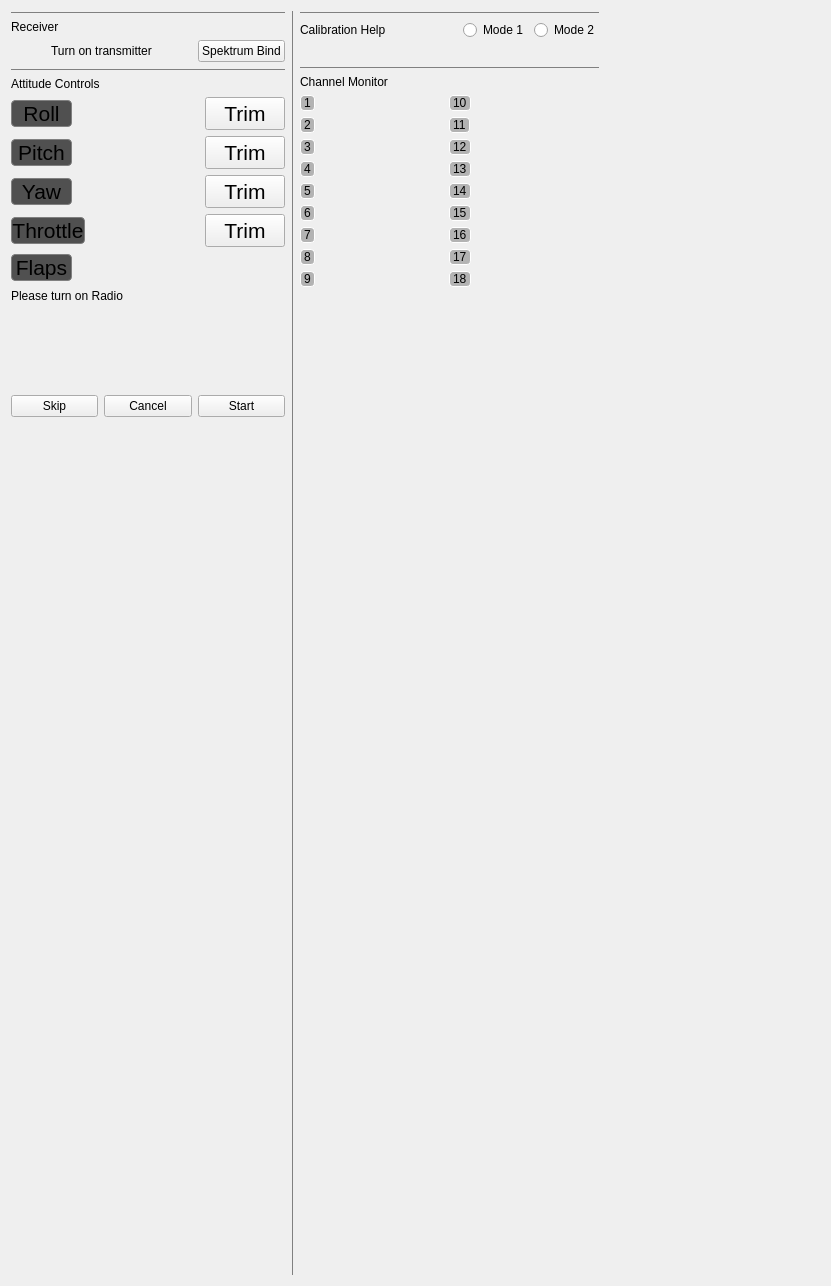
<?xml version="1.0" encoding="UTF-8"?>
<ui version="4.0">
 <class>PX4RCCalibration</class>
 <widget class="QWidget" name="PX4RCCalibration">
  <property name="geometry">
   <rect>
    <x>0</x>
    <y>0</y>
    <width>831</width>
    <height>1286</height>
   </rect>
  </property>
  <property name="sizePolicy">
   <sizepolicy hsizetype="Preferred" vsizetype="Preferred">
    <horstretch>0</horstretch>
    <verstretch>0</verstretch>
   </sizepolicy>
  </property>
  <property name="windowTitle">
   <string>Form</string>
  </property>
  <layout class="QHBoxLayout" name="horizontalLayout_2">
   <item>
    <layout class="QVBoxLayout" name="verticalLayout_9">
     <item>
      <widget class="Line" name="line">
       <property name="styleSheet">
        <string notr="true">color: rgb(128, 128, 128);</string>
       </property>
       <property name="frameShadow">
        <enum>QFrame::Plain</enum>
       </property>
       <property name="lineWidth">
        <number>1</number>
       </property>
       <property name="midLineWidth">
        <number>0</number>
       </property>
       <property name="orientation">
        <enum>Qt::Horizontal</enum>
       </property>
      </widget>
     </item>
     <item>
      <widget class="QLabel" name="label_2">
       <property name="text">
        <string>Receiver</string>
       </property>
      </widget>
     </item>
     <item>
      <layout class="QHBoxLayout" name="receiverLayout">
       <item>
        <spacer name="horizontalSpacer">
         <property name="orientation">
          <enum>Qt::Horizontal</enum>
         </property>
         <property name="sizeType">
          <enum>QSizePolicy::Fixed</enum>
         </property>
         <property name="sizeHint" stdset="0">
          <size>
           <width>40</width>
           <height>20</height>
          </size>
         </property>
        </spacer>
       </item>
       <item>
        <widget class="QLabel" name="receiverInfo">
         <property name="text">
          <string>Turn on transmitter</string>
         </property>
        </widget>
       </item>
       <item>
        <spacer name="horizontalSpacer_2">
         <property name="orientation">
          <enum>Qt::Horizontal</enum>
         </property>
         <property name="sizeHint" stdset="0">
          <size>
           <width>40</width>
           <height>20</height>
          </size>
         </property>
        </spacer>
       </item>
       <item>
        <widget class="QPushButton" name="spektrumBind">
         <property name="text">
          <string>Spektrum Bind</string>
         </property>
        </widget>
       </item>
      </layout>
     </item>
     <item>
      <widget class="Line" name="line_2">
       <property name="styleSheet">
        <string notr="true">color: rgb(128, 128, 128);</string>
       </property>
       <property name="frameShadow">
        <enum>QFrame::Plain</enum>
       </property>
       <property name="lineWidth">
        <number>1</number>
       </property>
       <property name="orientation">
        <enum>Qt::Horizontal</enum>
       </property>
      </widget>
     </item>
     <item>
      <widget class="QLabel" name="label">
       <property name="text">
        <string>Attitude Controls</string>
       </property>
      </widget>
     </item>
     <item>
      <layout class="QGridLayout" name="gridLayout">
       <item row="1" column="0">
        <widget class="QLabel" name="label_5">
         <property name="sizePolicy">
          <sizepolicy hsizetype="Fixed" vsizetype="Fixed">
           <horstretch>0</horstretch>
           <verstretch>0</verstretch>
          </sizepolicy>
         </property>
         <property name="minimumSize">
          <size>
           <width>61</width>
           <height>24</height>
          </size>
         </property>
         <property name="font">
          <font>
           <pointsize>16</pointsize>
          </font>
         </property>
         <property name="styleSheet">
          <string notr="true">border: 1px solid rgb(128, 128, 128);
border-radius: 4px;
background-color: rgb(80, 80, 80);s</string>
         </property>
         <property name="text">
          <string>Pitch</string>
         </property>
         <property name="alignment">
          <set>Qt::AlignCenter</set>
         </property>
        </widget>
       </item>
       <item row="0" column="1">
        <widget class="RCValueWidget" name="rollValue" native="true">
         <property name="minimumSize">
          <size>
           <width>0</width>
           <height>30</height>
          </size>
         </property>
         <property name="maximumSize">
          <size>
           <width>400</width>
           <height>16777215</height>
          </size>
         </property>
        </widget>
       </item>
       <item row="1" column="1">
        <widget class="RCValueWidget" name="pitchValue" native="true">
         <property name="minimumSize">
          <size>
           <width>0</width>
           <height>30</height>
          </size>
         </property>
        </widget>
       </item>
       <item row="2" column="2">
        <widget class="QPushButton" name="yawTrim">
         <property name="sizePolicy">
          <sizepolicy hsizetype="Fixed" vsizetype="Fixed">
           <horstretch>0</horstretch>
           <verstretch>0</verstretch>
          </sizepolicy>
         </property>
         <property name="minimumSize">
          <size>
           <width>45</width>
           <height>0</height>
          </size>
         </property>
         <property name="font">
          <font>
           <pointsize>16</pointsize>
          </font>
         </property>
         <property name="styleSheet">
          <string notr="true"/>
         </property>
         <property name="text">
          <string>Trim</string>
         </property>
        </widget>
       </item>
       <item row="3" column="0">
        <widget class="QLabel" name="label_7">
         <property name="sizePolicy">
          <sizepolicy hsizetype="Fixed" vsizetype="Fixed">
           <horstretch>0</horstretch>
           <verstretch>0</verstretch>
          </sizepolicy>
         </property>
         <property name="minimumSize">
          <size>
           <width>61</width>
           <height>24</height>
          </size>
         </property>
         <property name="font">
          <font>
           <pointsize>16</pointsize>
          </font>
         </property>
         <property name="styleSheet">
          <string notr="true">border: 1px solid rgb(128, 128, 128);
border-radius: 4px;
background-color: rgb(80, 80, 80);s</string>
         </property>
         <property name="text">
          <string>Throttle</string>
         </property>
         <property name="alignment">
          <set>Qt::AlignCenter</set>
         </property>
        </widget>
       </item>
       <item row="0" column="2">
        <widget class="QPushButton" name="rollTrim">
         <property name="sizePolicy">
          <sizepolicy hsizetype="Fixed" vsizetype="Fixed">
           <horstretch>0</horstretch>
           <verstretch>0</verstretch>
          </sizepolicy>
         </property>
         <property name="minimumSize">
          <size>
           <width>45</width>
           <height>0</height>
          </size>
         </property>
         <property name="font">
          <font>
           <pointsize>16</pointsize>
          </font>
         </property>
         <property name="styleSheet">
          <string notr="true"/>
         </property>
         <property name="text">
          <string>Trim</string>
         </property>
         <property name="flat">
          <bool>false</bool>
         </property>
        </widget>
       </item>
       <item row="3" column="2">
        <widget class="QPushButton" name="throttleTrim">
         <property name="sizePolicy">
          <sizepolicy hsizetype="Fixed" vsizetype="Fixed">
           <horstretch>0</horstretch>
           <verstretch>0</verstretch>
          </sizepolicy>
         </property>
         <property name="minimumSize">
          <size>
           <width>45</width>
           <height>0</height>
          </size>
         </property>
         <property name="font">
          <font>
           <pointsize>16</pointsize>
          </font>
         </property>
         <property name="styleSheet">
          <string notr="true"/>
         </property>
         <property name="text">
          <string>Trim</string>
         </property>
        </widget>
       </item>
       <item row="1" column="2">
        <widget class="QPushButton" name="pitchTrim">
         <property name="sizePolicy">
          <sizepolicy hsizetype="Fixed" vsizetype="Fixed">
           <horstretch>0</horstretch>
           <verstretch>0</verstretch>
          </sizepolicy>
         </property>
         <property name="minimumSize">
          <size>
           <width>45</width>
           <height>0</height>
          </size>
         </property>
         <property name="font">
          <font>
           <pointsize>16</pointsize>
          </font>
         </property>
         <property name="styleSheet">
          <string notr="true"/>
         </property>
         <property name="text">
          <string>Trim</string>
         </property>
        </widget>
       </item>
       <item row="2" column="1">
        <widget class="RCValueWidget" name="yawValue" native="true">
         <property name="minimumSize">
          <size>
           <width>0</width>
           <height>30</height>
          </size>
         </property>
        </widget>
       </item>
       <item row="3" column="1">
        <widget class="RCValueWidget" name="throttleValue" native="true">
         <property name="minimumSize">
          <size>
           <width>0</width>
           <height>30</height>
          </size>
         </property>
        </widget>
       </item>
       <item row="2" column="0">
        <widget class="QLabel" name="label_6">
         <property name="sizePolicy">
          <sizepolicy hsizetype="Fixed" vsizetype="Fixed">
           <horstretch>0</horstretch>
           <verstretch>0</verstretch>
          </sizepolicy>
         </property>
         <property name="minimumSize">
          <size>
           <width>61</width>
           <height>24</height>
          </size>
         </property>
         <property name="font">
          <font>
           <pointsize>16</pointsize>
          </font>
         </property>
         <property name="styleSheet">
          <string notr="true">border: 1px solid rgb(128, 128, 128);
border-radius: 4px;
background-color: rgb(80, 80, 80);s</string>
         </property>
         <property name="text">
          <string>Yaw</string>
         </property>
         <property name="alignment">
          <set>Qt::AlignCenter</set>
         </property>
        </widget>
       </item>
       <item row="0" column="0">
        <widget class="QLabel" name="label_4">
         <property name="sizePolicy">
          <sizepolicy hsizetype="Fixed" vsizetype="Fixed">
           <horstretch>0</horstretch>
           <verstretch>0</verstretch>
          </sizepolicy>
         </property>
         <property name="minimumSize">
          <size>
           <width>61</width>
           <height>24</height>
          </size>
         </property>
         <property name="font">
          <font>
           <pointsize>16</pointsize>
          </font>
         </property>
         <property name="styleSheet">
          <string notr="true">border: 1px solid rgb(128, 128, 128);
border-radius: 4px;
background-color: rgb(80, 80, 80);s</string>
         </property>
         <property name="text">
          <string>Roll</string>
         </property>
         <property name="alignment">
          <set>Qt::AlignCenter</set>
         </property>
        </widget>
       </item>
       <item row="4" column="0">
        <widget class="QLabel" name="label_8">
         <property name="sizePolicy">
          <sizepolicy hsizetype="Fixed" vsizetype="Fixed">
           <horstretch>0</horstretch>
           <verstretch>0</verstretch>
          </sizepolicy>
         </property>
         <property name="minimumSize">
          <size>
           <width>61</width>
           <height>24</height>
          </size>
         </property>
         <property name="font">
          <font>
           <pointsize>16</pointsize>
          </font>
         </property>
         <property name="styleSheet">
          <string notr="true">border: 1px solid rgb(128, 128, 128);
border-radius: 4px;
background-color: rgb(80, 80, 80);s</string>
         </property>
         <property name="text">
          <string>Flaps</string>
         </property>
         <property name="alignment">
          <set>Qt::AlignCenter</set>
         </property>
        </widget>
       </item>
       <item row="4" column="1">
        <widget class="RCValueWidget" name="flapsValue" native="true">
         <property name="minimumSize">
          <size>
           <width>0</width>
           <height>30</height>
          </size>
         </property>
        </widget>
       </item>
      </layout>
     </item>
     <item>
      <widget class="QLabel" name="rcCalStatus">
       <property name="sizePolicy">
        <sizepolicy hsizetype="Expanding" vsizetype="Fixed">
         <horstretch>0</horstretch>
         <verstretch>0</verstretch>
        </sizepolicy>
       </property>
       <property name="minimumSize">
        <size>
         <width>0</width>
         <height>100</height>
        </size>
       </property>
       <property name="text">
        <string>Please turn on Radio</string>
       </property>
       <property name="alignment">
        <set>Qt::AlignLeading|Qt::AlignLeft|Qt::AlignTop</set>
       </property>
       <property name="wordWrap">
        <bool>true</bool>
       </property>
      </widget>
     </item>
     <item>
      <layout class="QHBoxLayout" name="horizontalLayout">
       <item>
        <widget class="QPushButton" name="rcCalSkip">
         <property name="text">
          <string>Skip</string>
         </property>
        </widget>
       </item>
       <item>
        <widget class="QPushButton" name="rcCalCancel">
         <property name="text">
          <string>Cancel</string>
         </property>
        </widget>
       </item>
       <item>
        <widget class="QPushButton" name="rcCalNext">
         <property name="styleSheet">
          <string notr="true">s</string>
         </property>
         <property name="text">
          <string>Start</string>
         </property>
        </widget>
       </item>
      </layout>
     </item>
     <item>
      <spacer name="verticalSpacer_3">
       <property name="orientation">
        <enum>Qt::Vertical</enum>
       </property>
       <property name="sizeHint" stdset="0">
        <size>
         <width>20</width>
         <height>60</height>
        </size>
       </property>
      </spacer>
     </item>
    </layout>
   </item>
   <item>
    <widget class="Line" name="line_4">
     <property name="styleSheet">
      <string notr="true">color: rgb(128, 128, 128);</string>
     </property>
     <property name="frameShadow">
      <enum>QFrame::Plain</enum>
     </property>
     <property name="orientation">
      <enum>Qt::Vertical</enum>
     </property>
    </widget>
   </item>
   <item>
    <layout class="QVBoxLayout" name="panelRight">
     <item>
      <widget class="Line" name="line_5">
       <property name="styleSheet">
        <string notr="true">color: rgb(128, 128, 128);</string>
       </property>
       <property name="frameShadow">
        <enum>QFrame::Plain</enum>
       </property>
       <property name="orientation">
        <enum>Qt::Horizontal</enum>
       </property>
      </widget>
     </item>
     <item>
      <layout class="QHBoxLayout" name="horizontalLayout_3">
       <property name="spacing">
        <number>-1</number>
       </property>
       <property name="sizeConstraint">
        <enum>QLayout::SetDefaultConstraint</enum>
       </property>
       <property name="leftMargin">
        <number>0</number>
       </property>
       <property name="topMargin">
        <number>0</number>
       </property>
       <item>
        <widget class="QLabel" name="label_3">
         <property name="text">
          <string>Calibration Help</string>
         </property>
        </widget>
       </item>
       <item>
        <widget class="QRadioButton" name="mode1">
         <property name="sizePolicy">
          <sizepolicy hsizetype="Fixed" vsizetype="Fixed">
           <horstretch>0</horstretch>
           <verstretch>0</verstretch>
          </sizepolicy>
         </property>
         <property name="text">
          <string>Mode 1</string>
         </property>
        </widget>
       </item>
       <item>
        <widget class="QRadioButton" name="mode2">
         <property name="sizePolicy">
          <sizepolicy hsizetype="Fixed" vsizetype="Fixed">
           <horstretch>0</horstretch>
           <verstretch>0</verstretch>
          </sizepolicy>
         </property>
         <property name="text">
          <string>Mode 2</string>
         </property>
        </widget>
       </item>
      </layout>
     </item>
     <item>
      <widget class="QLabel" name="radioIcon">
       <property name="sizePolicy">
        <sizepolicy hsizetype="Preferred" vsizetype="Fixed">
         <horstretch>0</horstretch>
         <verstretch>0</verstretch>
        </sizepolicy>
       </property>
       <property name="maximumSize">
        <size>
         <width>16777215</width>
         <height>195</height>
        </size>
       </property>
       <property name="text">
        <string/>
       </property>
       <property name="pixmap">
        <pixmap>:/files/images/px4/calibration/radioCenter.png</pixmap>
       </property>
       <property name="alignment">
        <set>Qt::AlignCenter</set>
       </property>
      </widget>
     </item>
     <item>
      <widget class="Line" name="line_3">
       <property name="styleSheet">
        <string notr="true">color: rgb(128, 128, 128);</string>
       </property>
       <property name="frameShadow">
        <enum>QFrame::Plain</enum>
       </property>
       <property name="lineWidth">
        <number>1</number>
       </property>
       <property name="orientation">
        <enum>Qt::Horizontal</enum>
       </property>
      </widget>
     </item>
     <item>
      <widget class="QLabel" name="monitorLabel">
       <property name="sizePolicy">
        <sizepolicy hsizetype="Preferred" vsizetype="Fixed">
         <horstretch>0</horstretch>
         <verstretch>0</verstretch>
        </sizepolicy>
       </property>
       <property name="text">
        <string>Channel Monitor</string>
       </property>
      </widget>
     </item>
     <item>
      <layout class="QHBoxLayout" name="channelMontitor">
       <item>
        <layout class="QGridLayout" name="channelGroup1">
         <item row="8" column="0">
          <widget class="QLabel" name="channel9Label">
           <property name="sizePolicy">
            <sizepolicy hsizetype="Fixed" vsizetype="Preferred">
             <horstretch>0</horstretch>
             <verstretch>0</verstretch>
            </sizepolicy>
           </property>
           <property name="styleSheet">
            <string notr="true">border: 1px solid white;
border-radius: 4px;
background-color: rgb(179, 179, 179);</string>
           </property>
           <property name="text">
            <string>9</string>
           </property>
          </widget>
         </item>
         <item row="1" column="0">
          <widget class="QLabel" name="channel2Label">
           <property name="sizePolicy">
            <sizepolicy hsizetype="Fixed" vsizetype="Preferred">
             <horstretch>0</horstretch>
             <verstretch>0</verstretch>
            </sizepolicy>
           </property>
           <property name="styleSheet">
            <string notr="true">border: 1px solid white;
border-radius: 4px;
background-color: rgb(179, 179, 179);</string>
           </property>
           <property name="text">
            <string>2</string>
           </property>
          </widget>
         </item>
         <item row="6" column="0">
          <widget class="QLabel" name="channel7Label">
           <property name="sizePolicy">
            <sizepolicy hsizetype="Fixed" vsizetype="Preferred">
             <horstretch>0</horstretch>
             <verstretch>0</verstretch>
            </sizepolicy>
           </property>
           <property name="styleSheet">
            <string notr="true">border: 1px solid white;
border-radius: 4px;
background-color: rgb(179, 179, 179);</string>
           </property>
           <property name="text">
            <string>7</string>
           </property>
          </widget>
         </item>
         <item row="7" column="0">
          <widget class="QLabel" name="channel8Label">
           <property name="sizePolicy">
            <sizepolicy hsizetype="Fixed" vsizetype="Preferred">
             <horstretch>0</horstretch>
             <verstretch>0</verstretch>
            </sizepolicy>
           </property>
           <property name="styleSheet">
            <string notr="true">border: 1px solid white;
border-radius: 4px;
background-color: rgb(179, 179, 179);</string>
           </property>
           <property name="text">
            <string>8</string>
           </property>
          </widget>
         </item>
         <item row="4" column="0">
          <widget class="QLabel" name="channel5Label">
           <property name="sizePolicy">
            <sizepolicy hsizetype="Fixed" vsizetype="Preferred">
             <horstretch>0</horstretch>
             <verstretch>0</verstretch>
            </sizepolicy>
           </property>
           <property name="styleSheet">
            <string notr="true">border: 1px solid white;
border-radius: 4px;
background-color: rgb(179, 179, 179);</string>
           </property>
           <property name="text">
            <string>5</string>
           </property>
          </widget>
         </item>
         <item row="0" column="0">
          <widget class="QLabel" name="channel1Label">
           <property name="sizePolicy">
            <sizepolicy hsizetype="Fixed" vsizetype="Preferred">
             <horstretch>0</horstretch>
             <verstretch>0</verstretch>
            </sizepolicy>
           </property>
           <property name="styleSheet">
            <string notr="true">border: 1px solid white;
border-radius: 4px;
background-color: rgb(179, 179, 179);</string>
           </property>
           <property name="text">
            <string>1</string>
           </property>
          </widget>
         </item>
         <item row="3" column="0">
          <widget class="QLabel" name="channel4Label">
           <property name="sizePolicy">
            <sizepolicy hsizetype="Fixed" vsizetype="Preferred">
             <horstretch>0</horstretch>
             <verstretch>0</verstretch>
            </sizepolicy>
           </property>
           <property name="styleSheet">
            <string notr="true">border: 1px solid white;
border-radius: 4px;
background-color: rgb(179, 179, 179);</string>
           </property>
           <property name="text">
            <string>4</string>
           </property>
          </widget>
         </item>
         <item row="5" column="0">
          <widget class="QLabel" name="channel6Label">
           <property name="sizePolicy">
            <sizepolicy hsizetype="Fixed" vsizetype="Preferred">
             <horstretch>0</horstretch>
             <verstretch>0</verstretch>
            </sizepolicy>
           </property>
           <property name="styleSheet">
            <string notr="true">border: 1px solid white;
border-radius: 4px;
background-color: rgb(179, 179, 179);</string>
           </property>
           <property name="text">
            <string>6</string>
           </property>
          </widget>
         </item>
         <item row="2" column="0">
          <widget class="QLabel" name="channel3Label">
           <property name="sizePolicy">
            <sizepolicy hsizetype="Fixed" vsizetype="Preferred">
             <horstretch>0</horstretch>
             <verstretch>0</verstretch>
            </sizepolicy>
           </property>
           <property name="styleSheet">
            <string notr="true">border: 1px solid white;
border-radius: 4px;
background-color: rgb(179, 179, 179);</string>
           </property>
           <property name="text">
            <string>3</string>
           </property>
          </widget>
         </item>
         <item row="0" column="1">
          <widget class="RCValueWidget" name="channel1Value" native="true">
           <property name="sizePolicy">
            <sizepolicy hsizetype="Fixed" vsizetype="Preferred">
             <horstretch>0</horstretch>
             <verstretch>0</verstretch>
            </sizepolicy>
           </property>
           <property name="minimumSize">
            <size>
             <width>122</width>
             <height>0</height>
            </size>
           </property>
          </widget>
         </item>
         <item row="1" column="1">
          <widget class="RCValueWidget" name="channel2Value" native="true">
           <property name="minimumSize">
            <size>
             <width>122</width>
             <height>0</height>
            </size>
           </property>
          </widget>
         </item>
         <item row="2" column="1">
          <widget class="RCValueWidget" name="channel3Value" native="true">
           <property name="minimumSize">
            <size>
             <width>122</width>
             <height>0</height>
            </size>
           </property>
          </widget>
         </item>
         <item row="3" column="1">
          <widget class="RCValueWidget" name="channel4Value" native="true">
           <property name="minimumSize">
            <size>
             <width>122</width>
             <height>0</height>
            </size>
           </property>
          </widget>
         </item>
         <item row="4" column="1">
          <widget class="RCValueWidget" name="channel5Value" native="true">
           <property name="minimumSize">
            <size>
             <width>122</width>
             <height>0</height>
            </size>
           </property>
          </widget>
         </item>
         <item row="5" column="1">
          <widget class="RCValueWidget" name="channel6Value" native="true">
           <property name="minimumSize">
            <size>
             <width>122</width>
             <height>0</height>
            </size>
           </property>
          </widget>
         </item>
         <item row="6" column="1">
          <widget class="RCValueWidget" name="channel7Value" native="true">
           <property name="minimumSize">
            <size>
             <width>122</width>
             <height>0</height>
            </size>
           </property>
          </widget>
         </item>
         <item row="7" column="1">
          <widget class="RCValueWidget" name="channel8Value" native="true">
           <property name="minimumSize">
            <size>
             <width>122</width>
             <height>0</height>
            </size>
           </property>
          </widget>
         </item>
         <item row="8" column="1">
          <widget class="RCValueWidget" name="channel9Value" native="true">
           <property name="minimumSize">
            <size>
             <width>122</width>
             <height>0</height>
            </size>
           </property>
          </widget>
         </item>
        </layout>
       </item>
       <item>
        <layout class="QGridLayout" name="channelGroup2">
         <item row="8" column="1">
          <widget class="RCValueWidget" name="channel18Value" native="true">
           <property name="minimumSize">
            <size>
             <width>122</width>
             <height>0</height>
            </size>
           </property>
          </widget>
         </item>
         <item row="8" column="0">
          <widget class="QLabel" name="channel18Label">
           <property name="sizePolicy">
            <sizepolicy hsizetype="Fixed" vsizetype="Preferred">
             <horstretch>0</horstretch>
             <verstretch>0</verstretch>
            </sizepolicy>
           </property>
           <property name="styleSheet">
            <string notr="true">border: 1px solid white;
border-radius: 4px;
background-color: rgb(179, 179, 179);</string>
           </property>
           <property name="text">
            <string>18</string>
           </property>
          </widget>
         </item>
         <item row="0" column="0">
          <widget class="QLabel" name="channel10Label">
           <property name="sizePolicy">
            <sizepolicy hsizetype="Fixed" vsizetype="Preferred">
             <horstretch>0</horstretch>
             <verstretch>0</verstretch>
            </sizepolicy>
           </property>
           <property name="styleSheet">
            <string notr="true">border: 1px solid white;
border-radius: 4px;
background-color: rgb(179, 179, 179);</string>
           </property>
           <property name="text">
            <string>10</string>
           </property>
          </widget>
         </item>
         <item row="5" column="0">
          <widget class="QLabel" name="channel15Label">
           <property name="sizePolicy">
            <sizepolicy hsizetype="Fixed" vsizetype="Preferred">
             <horstretch>0</horstretch>
             <verstretch>0</verstretch>
            </sizepolicy>
           </property>
           <property name="styleSheet">
            <string notr="true">border: 1px solid white;
border-radius: 4px;
background-color: rgb(179, 179, 179);</string>
           </property>
           <property name="text">
            <string>15</string>
           </property>
          </widget>
         </item>
         <item row="3" column="0">
          <widget class="QLabel" name="channel13Label">
           <property name="sizePolicy">
            <sizepolicy hsizetype="Fixed" vsizetype="Preferred">
             <horstretch>0</horstretch>
             <verstretch>0</verstretch>
            </sizepolicy>
           </property>
           <property name="styleSheet">
            <string notr="true">border: 1px solid white;
border-radius: 4px;
background-color: rgb(179, 179, 179);</string>
           </property>
           <property name="text">
            <string>13</string>
           </property>
          </widget>
         </item>
         <item row="7" column="0">
          <widget class="QLabel" name="channel17Label">
           <property name="sizePolicy">
            <sizepolicy hsizetype="Fixed" vsizetype="Preferred">
             <horstretch>0</horstretch>
             <verstretch>0</verstretch>
            </sizepolicy>
           </property>
           <property name="styleSheet">
            <string notr="true">border: 1px solid white;
border-radius: 4px;
background-color: rgb(179, 179, 179);</string>
           </property>
           <property name="text">
            <string>17</string>
           </property>
          </widget>
         </item>
         <item row="1" column="0">
          <widget class="QLabel" name="channel11Label">
           <property name="sizePolicy">
            <sizepolicy hsizetype="Fixed" vsizetype="Preferred">
             <horstretch>0</horstretch>
             <verstretch>0</verstretch>
            </sizepolicy>
           </property>
           <property name="styleSheet">
            <string notr="true">border: 1px solid white;
border-radius: 4px;
background-color: rgb(179, 179, 179);</string>
           </property>
           <property name="text">
            <string>11</string>
           </property>
          </widget>
         </item>
         <item row="4" column="0">
          <widget class="QLabel" name="channel14Label">
           <property name="sizePolicy">
            <sizepolicy hsizetype="Fixed" vsizetype="Preferred">
             <horstretch>0</horstretch>
             <verstretch>0</verstretch>
            </sizepolicy>
           </property>
           <property name="styleSheet">
            <string notr="true">border: 1px solid white;
border-radius: 4px;
background-color: rgb(179, 179, 179);</string>
           </property>
           <property name="text">
            <string>14</string>
           </property>
          </widget>
         </item>
         <item row="2" column="0">
          <widget class="QLabel" name="channel12Label">
           <property name="sizePolicy">
            <sizepolicy hsizetype="Fixed" vsizetype="Preferred">
             <horstretch>0</horstretch>
             <verstretch>0</verstretch>
            </sizepolicy>
           </property>
           <property name="styleSheet">
            <string notr="true">border: 1px solid white;
border-radius: 4px;
background-color: rgb(179, 179, 179);</string>
           </property>
           <property name="text">
            <string>12</string>
           </property>
          </widget>
         </item>
         <item row="6" column="0">
          <widget class="QLabel" name="channel16Label">
           <property name="sizePolicy">
            <sizepolicy hsizetype="Fixed" vsizetype="Preferred">
             <horstretch>0</horstretch>
             <verstretch>0</verstretch>
            </sizepolicy>
           </property>
           <property name="styleSheet">
            <string notr="true">border: 1px solid white;
border-radius: 4px;
background-color: rgb(179, 179, 179);</string>
           </property>
           <property name="text">
            <string>16</string>
           </property>
          </widget>
         </item>
         <item row="0" column="1">
          <widget class="RCValueWidget" name="channel10Value" native="true">
           <property name="sizePolicy">
            <sizepolicy hsizetype="Fixed" vsizetype="Preferred">
             <horstretch>0</horstretch>
             <verstretch>0</verstretch>
            </sizepolicy>
           </property>
           <property name="minimumSize">
            <size>
             <width>122</width>
             <height>0</height>
            </size>
           </property>
          </widget>
         </item>
         <item row="1" column="1">
          <widget class="RCValueWidget" name="channel11Value" native="true">
           <property name="minimumSize">
            <size>
             <width>122</width>
             <height>0</height>
            </size>
           </property>
          </widget>
         </item>
         <item row="2" column="1">
          <widget class="RCValueWidget" name="channel12Value" native="true">
           <property name="minimumSize">
            <size>
             <width>122</width>
             <height>0</height>
            </size>
           </property>
          </widget>
         </item>
         <item row="3" column="1">
          <widget class="RCValueWidget" name="channel13Value" native="true">
           <property name="minimumSize">
            <size>
             <width>122</width>
             <height>0</height>
            </size>
           </property>
          </widget>
         </item>
         <item row="4" column="1">
          <widget class="RCValueWidget" name="channel14Value" native="true">
           <property name="minimumSize">
            <size>
             <width>122</width>
             <height>0</height>
            </size>
           </property>
          </widget>
         </item>
         <item row="5" column="1">
          <widget class="RCValueWidget" name="channel15Value" native="true">
           <property name="minimumSize">
            <size>
             <width>122</width>
             <height>0</height>
            </size>
           </property>
          </widget>
         </item>
         <item row="6" column="1">
          <widget class="RCValueWidget" name="channel16Value" native="true">
           <property name="minimumSize">
            <size>
             <width>122</width>
             <height>0</height>
            </size>
           </property>
          </widget>
         </item>
         <item row="7" column="1">
          <widget class="RCValueWidget" name="channel17Value" native="true">
           <property name="minimumSize">
            <size>
             <width>122</width>
             <height>0</height>
            </size>
           </property>
          </widget>
         </item>
        </layout>
       </item>
      </layout>
     </item>
     <item>
      <spacer name="verticalSpacer">
       <property name="orientation">
        <enum>Qt::Vertical</enum>
       </property>
       <property name="sizeHint" stdset="0">
        <size>
         <width>20</width>
         <height>40</height>
        </size>
       </property>
      </spacer>
     </item>
    </layout>
   </item>
   <item>
    <spacer name="horizontalSpacer_3">
     <property name="orientation">
      <enum>Qt::Horizontal</enum>
     </property>
     <property name="sizeHint" stdset="0">
      <size>
       <width>40</width>
       <height>20</height>
      </size>
     </property>
    </spacer>
   </item>
  </layout>
 </widget>
 <customwidgets>
  <customwidget>
   <class>RCValueWidget</class>
   <extends>QWidget</extends>
   <header>RCValueWidget.h</header>
   <container>1</container>
  </customwidget>
 </customwidgets>
 <resources/>
 <connections/>
</ui>
